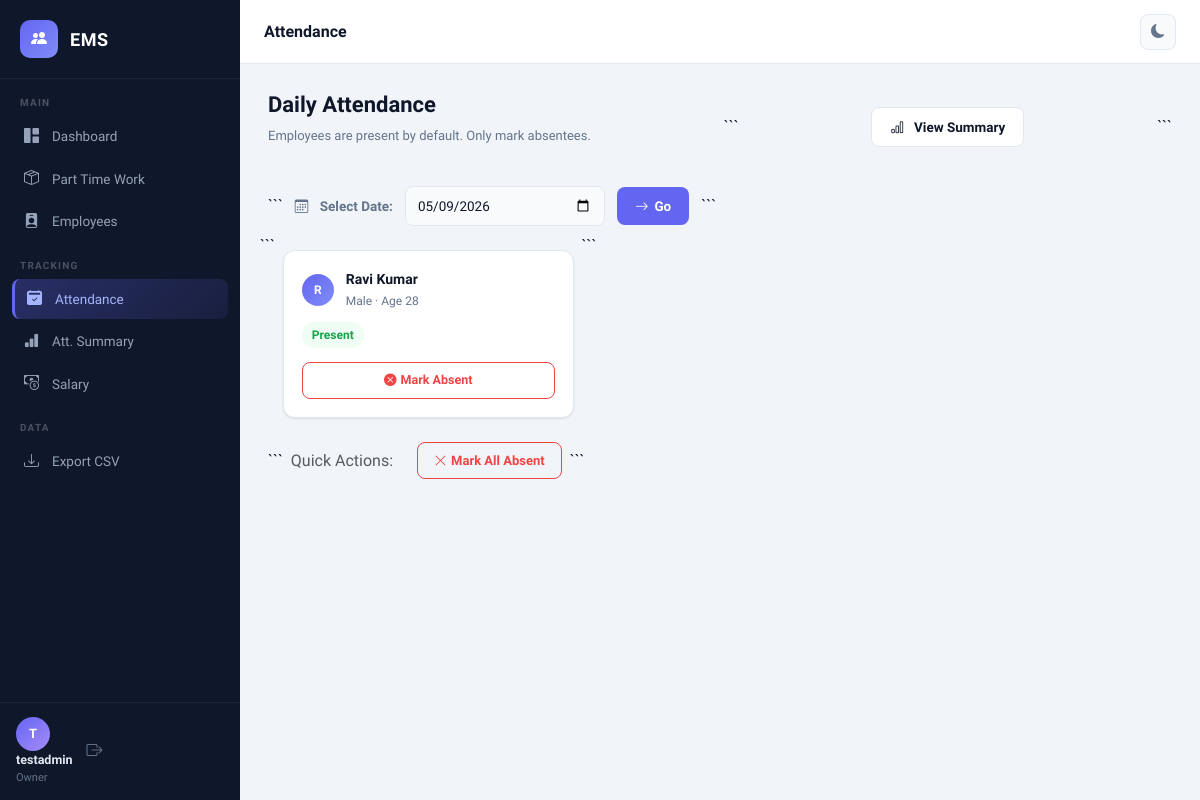
Screenshot of /attendance (signed in) with the database file from the repository.
### tables this page shows
CREATE TABLE employees (
            id INTEGER PRIMARY KEY AUTOINCREMENT,
            name TEXT NOT NULL,
            phone TEXT,
            age INTEGER,
            gender TEXT,
            salary REAL,
            leaves INTEGER DEFAULT 0,
            working_hours REAL DEFAULT 40,
            user_id INTEGER,
            created_at TEXT DEFAULT CURRENT_TIMESTAMP,
            FOREIGN KEY (user_id) REFERENCES users(id)
        );

### app.py (the view)
@app.route('/attendance')
@login_required
def attendance():
    uid = get_current_user_id()
    selected_date = request.args.get('date', date.today().isoformat())
    conn = get_db()
    emps = conn.execute(
        'SELECT * FROM employees WHERE user_id=? ORDER BY name',
        (uid,)
    ).fetchall()
    att_map = {}
    for e in emps:
        att_map[e['id']] = 'Present'
    records = conn.execute(
        'SELECT emp_id, status FROM attendance WHERE date=?',
        (selected_date,)
    ).fetchall()
    for r in records:
        att_map[r['emp_id']] = r['status']
    conn.close()
    return render_template(
        'attendance.html',
        employees=emps,
        att_map=att_map,
        selected_date=selected_date,
        today=date.today().isoformat()
    )

### app.py (called while the page is built)
def get_db():
    conn = sqlite3.connect(DB_PATH)
    conn.row_factory = sqlite3.Row  # allows dict-like access
    return conn

def login_required(f):
    @wraps(f)
    def decorated(*args, **kwargs):
        if 'user_id' not in session:
            return redirect(url_for('login'))
        if session.get('otp_pending'):
            return redirect(url_for('verify_otp'))
        return f(*args, **kwargs)
    return decorated

def get_current_user_id():
    return session.get('user_id')

### templates/attendance.html (shortened to what this page needs)
{% extends "base.html" %}
{% block page_title %}Attendance{% endblock %}
{% block content %}
<div class="page-header">
    <div>
        <h2 class="page-h2">Daily Attendance</h2>
        <p class="page-sub">
            Employees are present by default. Only mark absentees.
        </p>
    </div>
```
<a href="{{ url_for('attendance_summary') }}"
   class="btn-secondary-custom">
    <i class="bi bi-bar-chart me-1"></i>
    View Summary
</a>
```
</div>
<div class="date-bar mb-4">
```
<label class="date-label">
    <i class="bi bi-calendar3 me-2"></i>
    Select Date:
</label>
<input
    type="date"
    id="datePicker"
    class="form-input date-input"
    value="{{ selected_date }}"
    max="{{ today }}"
>
<button
    class="btn-primary-custom"
    onclick="changeDate()"
>
    <i class="bi bi-arrow-right"></i>
    Go
</button>
```
</div>
{% if employees %}
<div class="row g-3" id="attCards">
```
{% for e in employees %}
{% set status = att_map.get(e['id'], 'Present') %}
<div class="col-xl-4 col-md-6">
    <div class="att-card" id="card-{{ e['id'] }}">
        <div class="att-emp-info">
            <div class="emp-avatar">
                {{ e['name'][0].upper() }}
            </div>
            <div>
                <div class="att-emp-name">
                    {{ e['name'] }}
                </div>
                <div class="att-emp-meta">
                    {{ e['gender'] or 'Employee' }}
                    · Age {{ e['age'] }}
                </div>
            </div>
        </div>
        <div class="att-status" id="status-{{ e['id'] }}">
            {% if status == 'Absent' %}
            <span class="badge-status badge-absent">
                Absent
            </span>
            {% else %}
            <span class="badge-status badge-present">
                Present
            </span>
            {% endif %}
        </div>
        <div class="att-actions">
            {% if status == 'Absent' %}
            <button
                class="att-btn att-btn--present"
                data-emp-id="{{ e['id'] }}"
                data-status="Present"
                onclick="markAttFromButton(this)"
            >
                <i class="bi bi-check-circle-fill me-1"></i>
                Mark Present
            </button>
            {% else %}
            <button
                class="att-btn att-btn--absent"
                data-emp-id="{{ e['id'] }}"
                data-status="Absent"
                onclick="markAttFromButton(this)"
            >
                <i class="bi bi-x-circle-fill me-1"></i>
                Mark Absent
            </button>
            {% endif %}
        </div>
    </div>
</div>
{% endfor %}
```
</div>
<div class="quick-actions mt-4">
```
<span class="text-muted me-3">
    Quick Actions:
</span>
<button
    class="btn-outline-danger-custom"
    onclick="markAllAbsent()"
>
    <i class="bi bi-x-lg me-1"></i>
    Mark All Absent
</button>
```
</div>
{% endif %}
{% endblock %}

### static/css/style.css (style rules this page uses)
:root { --bg-page: #f1f5f9; --bg-card: #ffffff; --bg-sidebar: #0f172a; --bg-hover: #1e293b; --bg-input: #f8fafc; --bg-modal: #ffffff; --text-primary: #0f172a; --text-secondary:#64748b; --text-sidebar: #94a3b8; --text-sidebar-a:#ffffff; --border: #e2e8f0; --border-focus: #6366f1; --accent: #6366f1; --accent-hover: #4f46e5; --accent-light: #eef2ff; --blue: #3b82f6; --blue-light: #eff6ff; --green: #22c55e; --green-light: #f0fdf4; --orange: #f97316; --orange-light: #fff7ed; --purple: #a855f7; --purple-light: #faf5ff; --red: #ef4444; --red-light: #fef2f2; --shadow-sm: 0 1px 3px rgba(0,0,0,.06), 0 1px 2px rgba(0,0,0,.04); --shadow-md: 0 4px 16px rgba(0,0,0,.08); --shadow-lg: 0 10px 40px rgba(0,0,0,.12); --radius: 12px; --radius-sm: 8px; --sidebar-w: 240px; --topbar-h: 64px; --transition: 0.2s ease; }
*, *::before, *::after { box-sizing: border-box; margin: 0; padding: 0; }
html { scroll-behavior: smooth; }
body { font-family: 'Plus Jakarta Sans', sans-serif; background: var(--bg-page); color: var(--text-primary); transition: background var(--transition), color var(--transition); min-height: 100vh; }
.emp-avatar { width: 32px; height: 32px; border-radius: 50%; background: linear-gradient(135deg, var(--accent), #818cf8); display: flex; align-items: center; justify-content: center; color: white; font-size: 12px; font-weight: 700; flex-shrink: 0; }
.badge-status { display: inline-flex; align-items: center; padding: 4px 10px; border-radius: 999px; font-size: 12px; font-weight: 600; white-space: nowrap; }
.badge-present { background: var(--green-light); color: #16a34a; }
.btn-primary-custom { display: inline-flex; align-items: center; gap: 6px; padding: 9px 18px; background: var(--accent); color: white; border: none; border-radius: var(--radius-sm); font-size: 13.5px; font-weight: 600; cursor: pointer; text-decoration: none; transition: all var(--transition); font-family: inherit; }
.btn-secondary-custom { display: inline-flex; align-items: center; gap: 6px; padding: 9px 18px; background: var(--bg-card); color: var(--text-primary); border: 1px solid var(--border); border-radius: var(--radius-sm); font-size: 13.5px; font-weight: 600; cursor: pointer; text-decoration: none; transition: all var(--transition); font-family: inherit; }
.btn-outline-danger-custom { display: inline-flex; align-items: center; padding: 8px 16px; border: 1.5px solid var(--red); color: var(--red); background: transparent; border-radius: var(--radius-sm); font-size: 13px; font-weight: 600; cursor: pointer; font-family: inherit; transition: all var(--transition); }
.form-input { width: 100%; padding: 9px 12px; background: var(--bg-input); border: 1.5px solid var(--border); border-radius: var(--radius-sm); color: var(--text-primary); font-size: 13.5px; font-family: inherit; transition: border-color var(--transition), box-shadow var(--transition); outline: none; }
.page-header { display: flex; align-items: center; justify-content: space-between; margin-bottom: 24px; flex-wrap: wrap; gap: 12px; }
.page-h2 { font-size: 22px; font-weight: 800; color: var(--text-primary); }
.page-sub { font-size: 13px; color: var(--text-secondary); margin-top: 2px; }
.date-bar { display: flex; align-items: center; gap: 12px; flex-wrap: wrap; }
.date-label { font-size: 13.5px; font-weight: 600; color: var(--text-secondary); white-space: nowrap; }
.date-input { max-width: 200px; }
.att-card { background: var(--bg-card); border: 1px solid var(--border); border-radius: var(--radius); padding: 18px; transition: all var(--transition); box-shadow: var(--shadow-sm); }
.att-emp-info { display: flex; align-items: center; gap: 12px; margin-bottom: 12px; }
.att-emp-name { font-size: 14px; font-weight: 700; color: var(--text-primary); }
.att-emp-meta { font-size: 12px; color: var(--text-secondary); margin-top: 2px; }
.att-status { margin-bottom: 14px; }
.att-actions { display: flex; gap: 8px; }
.att-btn { flex: 1; padding: 8px; border: 1.5px solid; border-radius: var(--radius-sm); font-size: 12.5px; font-weight: 600; cursor: pointer; font-family: inherit; display: flex; align-items: center; justify-content: center; transition: all var(--transition); }
.att-btn--absent { background: transparent; border-color: var(--red); color: var(--red); }
.quick-actions { display: flex; align-items: center; flex-wrap: wrap; gap: 8px; }

### rows the page displays
employees: name "R", name "Ravi Kumar", gender "Male", age "28"

### other values shown
{{ (username[0].upper() if username else '?') }} "T"
{{ username if username else 'User' }} "testadmin"
